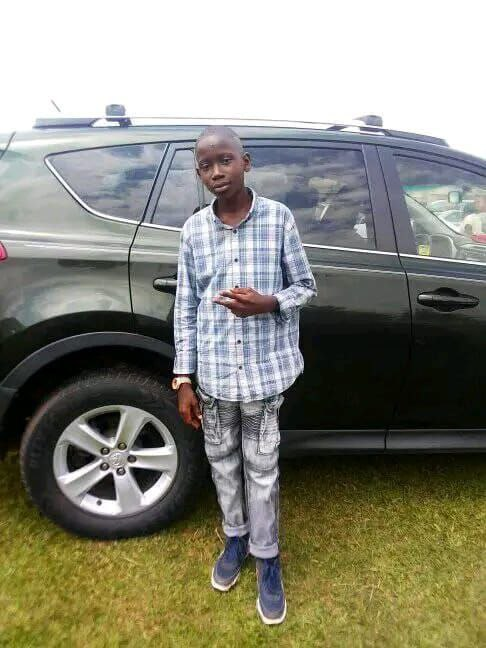
#> input picture samzy/SAMZY.jpg, 486 x 648 px
$ python main.py
#> lines starting #> are read from the running program, lines starting #| are printed output that depends on the picture; after the words box and inside, x2 and y2 are one past the last pixel; in counts of white or black regions, pixels touching at a corner belong together
from turtledemo.nim import COLOR
import cv2
face_haar_cascade = cv2.CascadeClassifier(cv2.data.haarcascades + 'haarcascade_frontalface_default.xml')
image=cv2.imread('SAMZY.jpg')
#> image is the input picture: shape (648, 486, 3); mean B, G, R 123.3, 137.2, 137.9
gray=cv2.cvtColor(image, cv2.COLOR_BGR2GRAY)
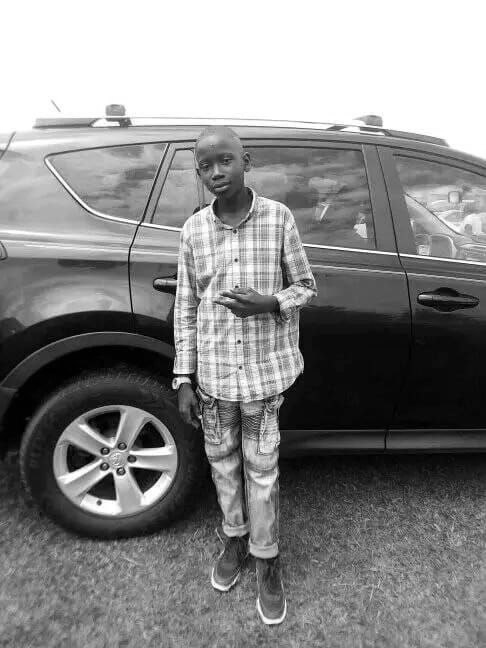
#> gray: shape (648, 486); min 0, max 255, mean 135.8
#cv2.imshow("Gray""gray")
#cv2.waitkey()

Faces = face_haar_cascade.detectMultiScale(gray,1.1,4)
#> Faces = [[187, 142, 58, 58], [282, 167, 82, 82]]
for(x,y,w,h) in Faces:
    cv2.rectangle(image,(x,y),(x+w,y+h),(0,255,0),5)
#> this loop made 2 passes
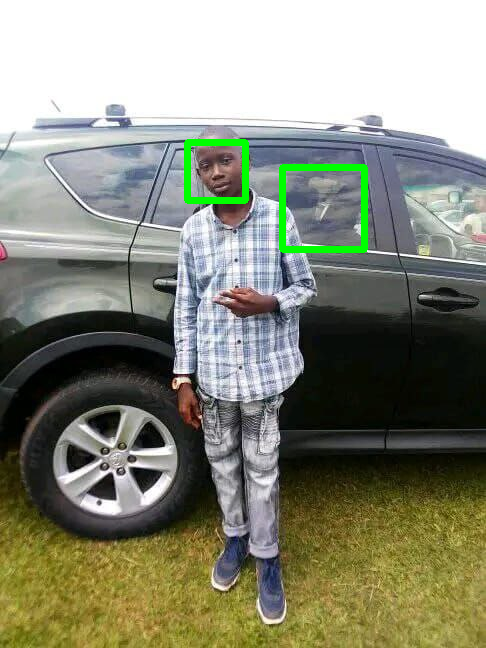
#> image: shape (648, 486, 3); 1.23% of pixels changed, all inside (x1, y1, x2, y2) = (184, 139, 368, 253)
cv2.imshow("Faces",image)
cv2.waitKey()
